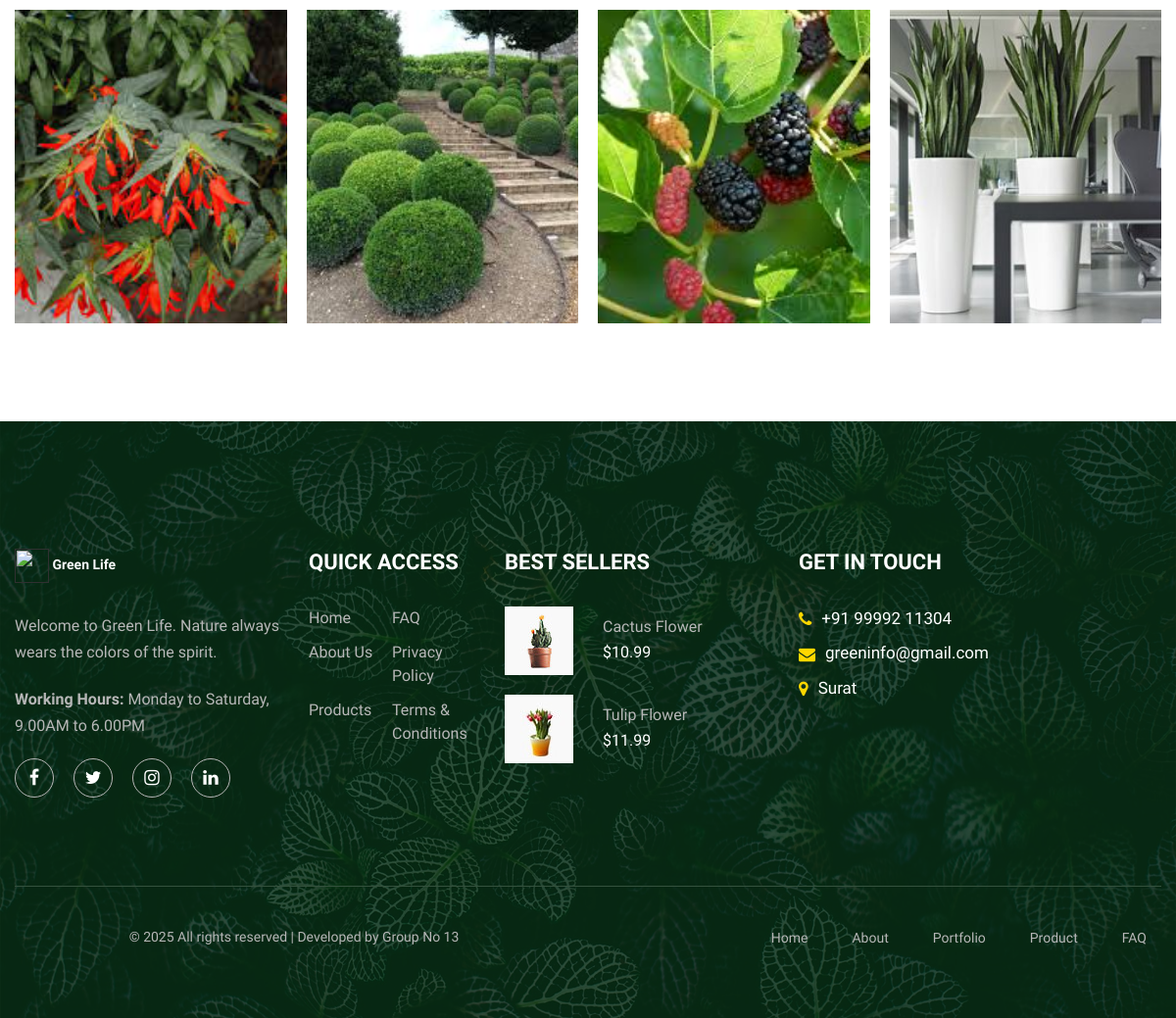
/portfolio.php (lower part), run on an earlier commit of the app's database.
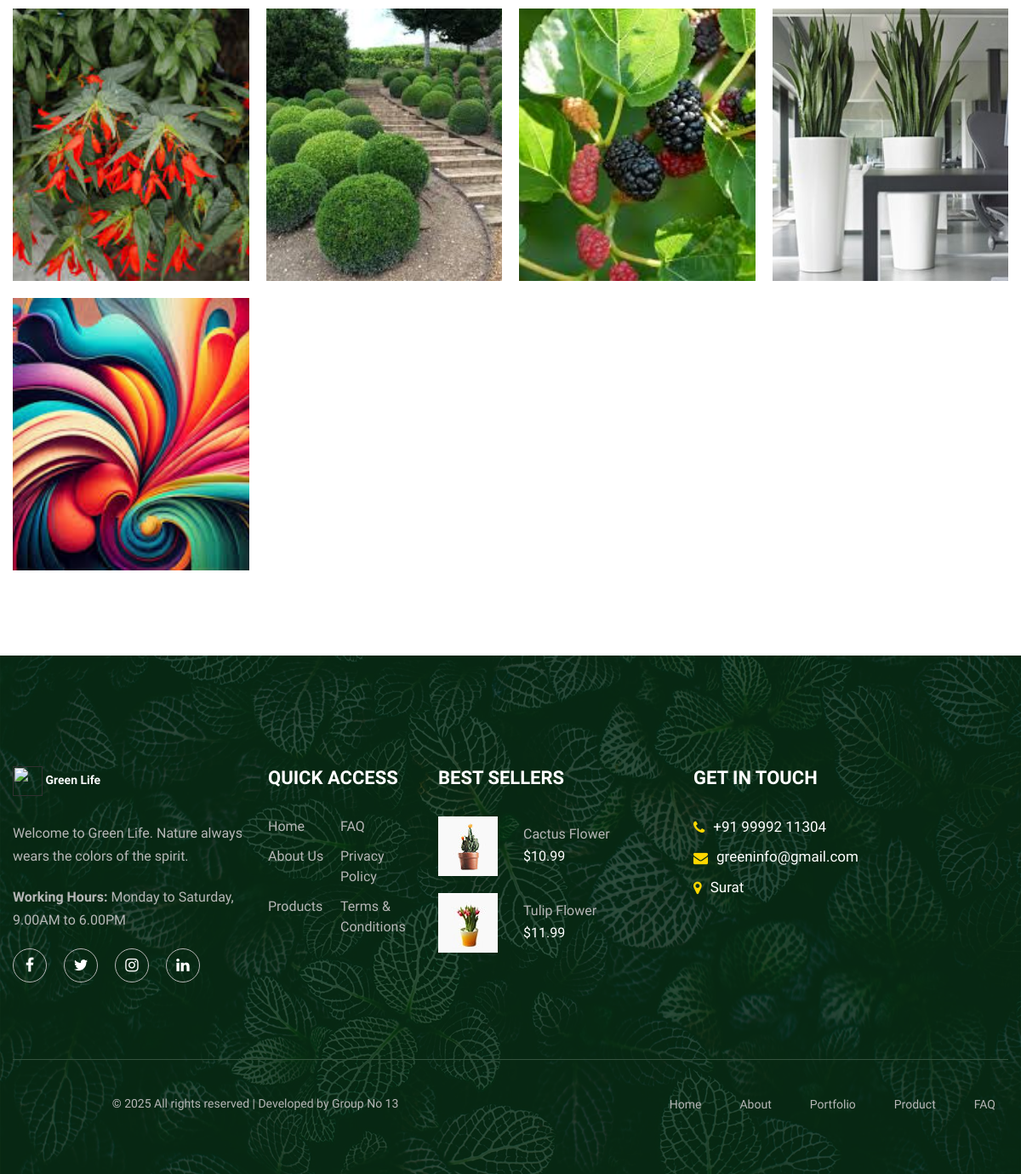
And on a later commit of the database.
### tables this page shows
CREATE TABLE `plant_details` (
  `Plant_id` int(11) NOT NULL,
  `Plant_image` varchar(50) NOT NULL,
  `Type_name` varchar(40) NOT NULL,
  `Date` text NOT NULL,
  `Time` text NOT NULL,
  `Ptype_id` int(11) NOT NULL,
  `Plant_name` varchar(25) NOT NULL
);

### portfolio.php (the view, shortened to what this page needs)
<!DOCTYPE html>
<html lang="en">
<head>
    <link rel="stylesheet" href="style.css">
</head>
<body>
    <?php include('header.php');?>
    <section class="alazea-portfolio-area portfolio-page section-padding-0-100">
        <div class="container">
            <div class="row alazea-portfolio">
                <?php
                    $select_plant = mysqli_query($conn, "SELECT * FROM `plant_details` where Type_name = 'Garden'");
                    if (mysqli_num_rows($select_plant) > 0) {
                    while ($fetch_plant = mysqli_fetch_assoc($select_plant)) {
                ?>
                <div class="col-12 col-sm-6 col-lg-3 single_portfolio_item garden">
                    <div class="portfolio-thumbnail bg-img" style="background-image: url(./admin/images/portfolio_images/<?php echo $fetch_plant['Plant_image']; ?>);"></div>
                </div>
                <?php }} ?>
                <?php
                    $select_plant = mysqli_query($conn, "SELECT * FROM `plant_details` where Type_name = 'Office Design'");
                    if (mysqli_num_rows($select_plant) > 0) {
                    while ($fetch_plant = mysqli_fetch_assoc($select_plant)) {
                ?>
                <div class="col-12 col-sm-6 col-lg-3 single_portfolio_item office-design">
                    <div class="portfolio-thumbnail bg-img" style="background-image: url(./admin/images/portfolio_images/<?php echo $fetch_plant['Plant_image']; ?>);"></div>
                </div>
                <?php }} ?>
            </div>
        </div>
    </section>
    <?php include('footer.php');?>
</body>
</html>

What changed in the data, as far as the page shows it:
added plant_details: Plant_image (picture)
